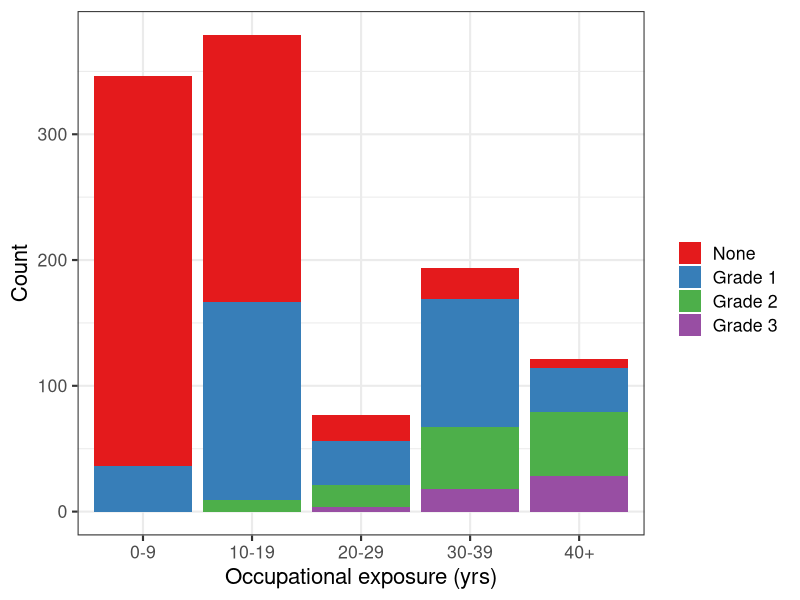
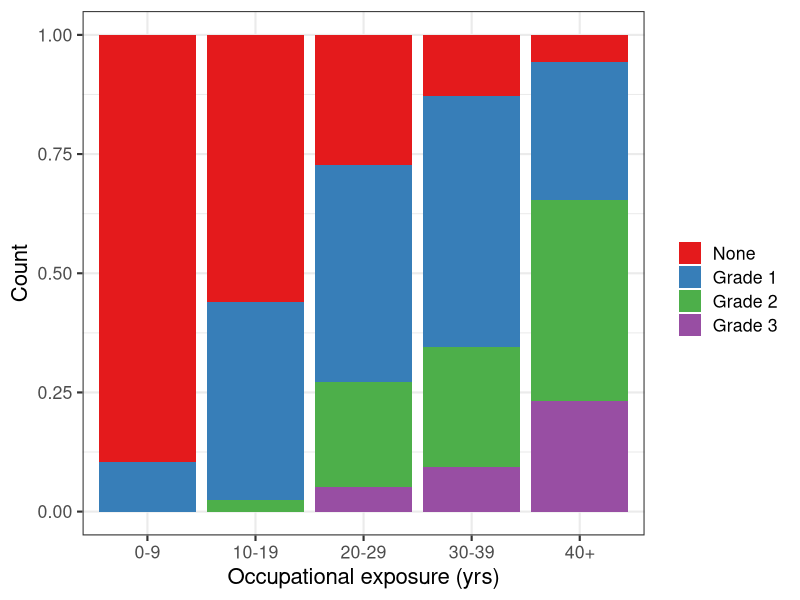

The R source for these figures, in order:
## ---- chunk 1
knitr::opts_chunk$set(echo = TRUE)
## ---- chunk 2
library(tidyverse)
## ---- chunk 3
counts = c(41, 52, 46, 61, 58, 72, 75, 63, 80, 65)
c_mat = matrix(counts, nrow = 2, byrow = TRUE)
colnames(c_mat) = c("Open", "Conscientious", "Extrovert", "Agreeable", 
    "Neurotic")
rownames(c_mat) = c("Business", "Social Science")
# c_mat
chisq.test(c_mat,correct = FALSE)
## ---- chunk 4
counts = c(12,5,4,9)
y.mat = matrix(counts,nrow = 2, byrow = TRUE)
colnames(y.mat) = c("Wait together", "Wait alone")
rownames(y.mat) = c("High anxiety","Low anxiety")

fisher.test(y.mat)
## ---- chunk 5
chisq.test(y.mat, correct=FALSE)
## ---- chunk 6
chisq.test(y.mat, correct=TRUE)
## ---- chunk 7
chisq.test(y.mat, simulate.p.value = TRUE, B=10000)
## ---- chunk 8
asbestos = matrix(c(310, 212, 21, 25, 7, 36, 158, 35, 102, 35, 0, 9, 17, 49, 51, 0, 0, 4, 18, 28), nrow = 5)
colnames(asbestos) = c("None", "Grade 1", "Grade 2", "Grade 3")
rownames(asbestos) = c("0-9", "10-19", "20-29", "30-39", "40+")
y = asbestos %>% as.data.frame() %>% 
  tibble::rownames_to_column(var = "years") %>% 
  tidyr::gather(key = grade, value = count, -years)
y$grade = factor(y$grade, levels = c("None", "Grade 1", "Grade 2", "Grade 3"), ordered = TRUE)
ggplot(y, aes(x = years, y = count, fill = grade)) + 
  geom_bar(stat = "identity") + 
  theme_bw(base_size = 16) + 
  scale_fill_brewer(palette = "Set1") + 
  labs(fill = "", y = "Count", x = "Occupational exposure (yrs)")
## ---- chunk 9
ggplot(y, aes(x = years, y = count, fill = grade)) + 
  geom_bar(stat = "identity",position="fill") + 
  theme_bw(base_size = 16) + 
  scale_fill_brewer(palette = "Set1") + 
  labs(fill = "", y = "Count", x = "Occupational exposure (yrs)")
## ---- chunk 10
chisq.test(asbestos)
## ---- chunk 11
r = rowSums(asbestos)
c = colSums(asbestos)
x = r2dtable(100,r,c)

chisq.test(x[[1]])
chisq.test(x[[1]])$statistic
## ---- chunk 12
chisq.test(x[[1]], simulate.p.value = TRUE, B=10000)
## ---- chunk 13
chisq.test(asbestos, simulate.p.value = TRUE, B =10000)
## ---- chunk 14
mat = matrix(c(14,18,25,8,23,15),nrow = 3)
mat
## ---- chunk 15
chisq.test(mat)
## ---- chunk 16
mat = matrix(c(2,25,23,146,7,124),nrow = 3)
chisq.test(mat)
## ---- chunk 17
mat = matrix(c(8,12,21,18,15,7),nrow = 2)
chisq.test(mat)
